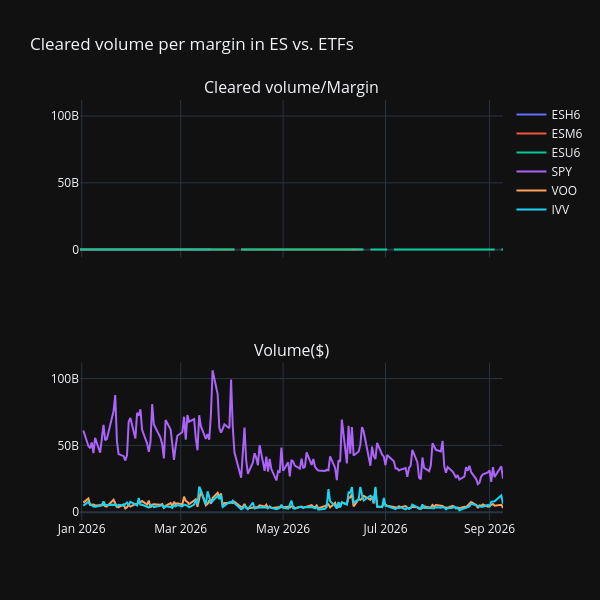

The cell this chart's notebook holds for it:
### Markdown cell above
## Comparing S&P Mini Nominal Value/Margin to ETF Trade Values

We have seen that futures accounting is fundamentally different from stock accounting.
In particular, the settlement value of the cleared volume represents
a leveraged position with only the fractional margin backing the position.

The amount of leveraged exposure can be used instead. Here I plot the nominal
cleared value per margin, assuming a constant S&P Mini margin of $25,000. There
can be leveraged positions in the ETF market as well,
which I am not approximating or accounting for here.

By this metric, the nominal value per invested value is much smaller
in the (highly leveraged) futures market.

### Code cell
plot_cols = ["Cleared volume/Margin", "Volume($)"]
subplot_titles = ["Cleared volume/Margin", "Volume($)"]

fig = make_subplots(
    rows=len(plot_cols),
    cols=1,
    shared_xaxes="all",
    shared_yaxes="all",
    subplot_titles=subplot_titles,
)

for symbol in symbols:
    df = futures_groups.get_group(symbol)
    fig.add_trace(
        go.Scatter(
            x=df[x_col],
            y=df[plot_cols[0]],
            name=symbol,
        ),
        row=1,
        col=1,
    )
for etf in etfs:
    df = etf_groups.get_group(etf)
    fig.add_trace(
        go.Scatter(
            x=df[x_col],
            y=df[plot_cols[1]],
            name=etf,
        ),
        row=2,
        col=1,
    )


fig.update_layout(
    height=600,
    width=600,
    title_text="Cleared volume per margin in ES vs. ETFs",
)
fig.show()

### Figure 1 — Plotly figure (JSON) as saved in the notebook; plotly's stock layout.template omitted (floating-point values rounded to 4 significant figures; data arrays with more than 128 entries replaced by an {"elided": "..."} marker saying what was removed)
{"data": [{"name": "ESH6", "type": "scatter", "x": ["2025-12-31", "2026-01-02", "2026-01-05", "2026-01-06", "2026-01-07", "2026-01-08", "2026-01-09", "2026-01-12", "2026-01-13", "2026-01-14", "2026-01-15", "2026-01-16", "2026-01-20", "2026-01-21", "2026-01-22", "2026-01-23", "2026-01-26", "2026-01-27", "2026-01-28", "2026-01-29", "2026-01-30", "2026-02-02", "2026-02-03", "2026-02-04", "2026-02-05", "2026-02-06", "2026-02-09", "2026-02-10", "2026-02-11", "2026-02-12", "2026-02-13", "2026-02-17", "2026-02-18", "2026-02-19", "2026-02-20", "2026-02-23", "2026-02-24", "2026-02-25", "2026-02-26", "2026-02-27", "2026-03-02", "2026-03-03", "2026-03-04", "2026-03-05", "2026-03-06", "2026-03-09", "2026-03-10", "2026-03-11", "2026-03-12", "2026-03-13", "2026-03-16", "2026-03-17", "2026-03-18", "2026-03-19", "2026-03-20"], "xaxis": "x", "y": [13.79, 13.8, 13.89, 13.98, 13.93, 13.92, 14.01, 14.03, 14.0, 13.93, 13.96, 13.95, 13.66, 13.82, 13.89, 13.89, 13.96, 14.02, 14.01, 13.99, 13.93, 14.01, 13.88, 13.81, 13.64, 13.91, 13.97, 13.92, 13.92, 13.7, 13.7, 13.72, 13.79, 13.75, 13.85, 13.7, 13.81, 13.92, 13.84, 13.78, 13.78, 13.65, 13.75, 13.67, 13.49, 13.6, 13.57, 13.56, 13.36, 13.27, 13.41, 13.44, 13.25, 13.22, NaN], "yaxis": "y"}, {"name": "ESM6", "type": "scatter", "x": ["2025-12-31", "2026-01-02", "2026-01-05", "2026-01-06", "2026-01-07", "2026-01-08", "2026-01-09", "2026-01-12", "2026-01-13", "2026-01-14", "2026-01-15", "2026-01-16", "2026-01-20", "2026-01-21", "2026-01-22", "2026-01-23", "2026-01-26", "2026-01-27", "2026-01-28", "2026-01-29", "2026-01-30", "2026-02-02", "2026-02-03", "2026-02-04", "2026-02-05", "2026-02-06", "2026-02-09", "2026-02-10", "2026-02-11", "2026-02-12", "2026-02-13", "2026-02-17", "2026-02-18", "2026-02-19", "2026-02-20", "2026-02-23", "2026-02-24", "2026-02-25", "2026-02-26", "2026-02-27", "2026-03-02", "2026-03-03", "2026-03-04", "2026-03-05", "2026-03-06", "2026-03-09", "2026-03-10", "2026-03-11", "2026-03-12", "2026-03-13", "2026-03-16", "2026-03-17", "2026-03-18", "2026-03-19", "2026-03-20", "2026-03-23", "2026-03-24", "2026-03-25", "2026-03-26", "2026-03-27", "2026-03-30", "2026-03-31", "2026-04-01", "2026-04-02", "2026-04-03", "2026-04-06", "2026-04-07", "2026-04-08", "2026-04-09", "2026-04-10", "2026-04-13", "2026-04-14", "2026-04-15", "2026-04-16", "2026-04-17", "2026-04-20", "2026-04-21", "2026-04-22", "2026-04-23", "2026-04-24", "2026-04-27", "2026-04-28", "2026-04-29", "2026-04-30", "2026-05-01", "2026-05-04", "2026-05-05", "2026-05-06", "2026-05-07", "2026-05-08", "2026-05-11", "2026-05-12", "2026-05-13", "2026-05-14", "2026-05-15", "2026-05-18", "2026-05-19", "2026-05-20", "2026-05-21", "2026-05-22", "2026-05-26", "2026-05-27", "2026-05-28", "2026-05-29", "2026-06-01", "2026-06-02", "2026-06-03", "2026-06-04", "2026-06-05", "2026-06-08", "2026-06-09", "2026-06-10", "2026-06-11", "2026-06-12", "2026-06-15", "2026-06-16", "2026-06-17", "2026-06-18"], "xaxis": "x", "y": [13.89, 13.9, 13.99, 14.08, 14.03, 14.03, 14.12, 14.14, 14.11, 14.04, 14.07, 14.06, 13.76, 13.93, 14.0, 14.0, 14.07, 14.13, 14.12, 14.09, 14.04, 14.11, 13.99, 13.92, 13.74, 14.01, 14.07, 14.03, 14.03, 13.81, 13.81, 13.83, 13.89, 13.86, 13.95, 13.81, 13.91, 14.03, 13.95, 13.88, 13.88, 13.75, 13.86, 13.77, 13.59, 13.7, 13.68, 13.66, 13.45, 13.37, 13.51, 13.55, 13.35, 13.32, 13.12, 13.27, 13.21, 13.28, 13.05, 12.82, 12.78, 13.14, 13.24, 13.24, NaN, 13.3, 13.31, 13.65, 13.73, 13.71, 13.85, 14.01, 14.12, 14.15, 14.32, 14.3, 14.2, 14.34, 14.29, 14.39, 14.41, 14.34, 14.34, 14.49, 14.52, 14.46, 14.57, 14.78, 14.73, 14.84, 14.87, 14.85, 14.94, 15.05, 14.86, 14.85, 14.76, 14.9, 14.93, 14.98, 15.07, 15.08, 15.16, 15.19, 15.23, 15.25, 15.14, 15.2, 14.8, 14.83, 14.79, 14.56, 14.79, 14.87, 15.12, 15.04, 14.85, NaN], "yaxis": "y"}, {"name": "ESU6", "type": "scatter", "x": {"elided": "177 str values"}, "xaxis": "x", "y": {"elided": "177 float values"}, "yaxis": "y"}, {"name": "SPY", "type": "scatter", "x": {"elided": "172 str values"}, "xaxis": "x2", "y": {"elided": "172 float values"}, "yaxis": "y2"}, {"name": "VOO", "type": "scatter", "x": {"elided": "172 str values"}, "xaxis": "x2", "y": {"elided": "172 float values"}, "yaxis": "y2"}, {"name": "IVV", "type": "scatter", "x": {"elided": "172 str values"}, "xaxis": "x2", "y": {"elided": "172 float values"}, "yaxis": "y2"}], "layout": {"annotations": [{"font": {"size": 16}, "showarrow": false, "text": "Cleared volume/Margin", "x": 0.5, "xanchor": "center", "xref": "paper", "y": 1, "yanchor": "bottom", "yref": "paper"}, {"font": {"size": 16}, "showarrow": false, "text": "Volume($)", "x": 0.5, "xanchor": "center", "xref": "paper", "y": 0.375, "yanchor": "bottom", "yref": "paper"}], "height": 600, "title": {"text": "Cleared volume per margin in ES vs. ETFs"}, "width": 600, "xaxis": {"anchor": "y", "domain": [0, 1], "matches": "x2", "showticklabels": false}, "xaxis2": {"anchor": "y2", "domain": [0, 1]}, "yaxis": {"anchor": "x", "domain": [0.625, 1], "matches": "y2"}, "yaxis2": {"anchor": "x2", "domain": [0, 0.375]}}}
